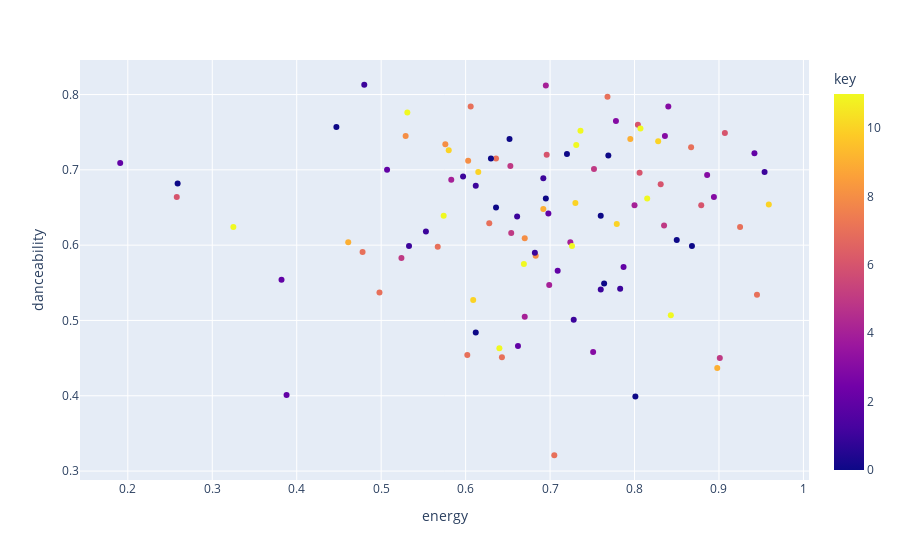

The notebook cell this image was saved under:
### Code cell
def generate_colors(num_colors):
    import random
    # Generate a list of colors with sufficient contrast
    colors = []
    for i in range(num_colors):
        r = random.randint(0, 255)
        g = random.randint(0, 255)
        b = random.randint(0, 255)
        color = f'rgb({r}, {g}, {b})'
        colors.append(color)
    return colors

hover_columns = ['name', 'artist', 'added_at', 'tempo', 'valence']
fig = px.scatter(most_recently_added, x="energy", y='danceability', color='key', color_discrete_sequence=px.colors.qualitative.Bold, hover_data=hover_columns)
fig.show()

### Figure 1 — Plotly figure (JSON) as saved in the notebook; plotly's stock layout.template omitted (floating-point values rounded to 4 significant figures; data arrays with more than 128 entries replaced by an {"elided": "..."} marker saying what was removed)
{"data": [{"customdata": {"elided": "100x5 mixed values"}, "hovertemplate": "energy=%{x}<br>danceability=%{y}<br>name=%{customdata[0]}<br>artist=%{customdata[1]}<br>added_at=%{customdata[2]}<br>tempo=%{customdata[3]}<br>valence=%{customdata[4]}<br>key=%{marker.color}<extra></extra>", "legendgroup": "", "marker": {"color": [3, 1, 11, 4, 1, 1, 7, 9, 0, 10, 4, 7, 1, 8, 4, 4, 0, 1, 11, 0, 3, 0, 7, 2, 10, 10, 0, 11, 4, 6, 4, 1, 7, 8, 8, 3, 2, 0, 11, 5, 5, 2, 7, 5, 11, 3, 6, 1, 6, 7, 9, 1, 11, 11, 2, 7, 7, 1, 11, 0, 1, 7, 2, 8, 7, 0, 2, 0, 3, 1, 10, 11, 0, 0, 10, 7, 1, 10, 2, 5, 6, 9, 8, 7, 11, 6, 3, 11, 6, 9, 5, 6, 2, 0, 0, 5, 10, 2, 0, 7], "coloraxis": "coloraxis", "symbol": "circle"}, "mode": "markers", "name": "", "orientation": "v", "showlegend": false, "type": "scatter", "x": [0.836, 0.48, 0.669, 0.67, 0.533, 0.553, 0.478, 0.692, 0.85, 0.779, 0.724, 0.606, 0.728, 0.576, 0.583, 0.8, 0.612, 0.612, 0.726, 0.447, 0.84, 0.801, 0.768, 0.507, 0.73, 0.609, 0.695, 0.731, 0.699, 0.831, 0.695, 0.954, 0.705, 0.683, 0.529, 0.778, 0.388, 0.764, 0.574, 0.835, 0.654, 0.787, 0.602, 0.524, 0.736, 0.894, 0.879, 0.783, 0.806, 0.628, 0.461, 0.682, 0.815, 0.64, 0.709, 0.925, 0.643, 0.597, 0.843, 0.652, 0.76, 0.636, 0.191, 0.67, 0.498, 0.63, 0.382, 0.259, 0.886, 0.692, 0.828, 0.531, 0.868, 0.72, 0.58, 0.945, 0.661, 0.615, 0.942, 0.653, 0.804, 0.795, 0.603, 0.567, 0.807, 0.258, 0.751, 0.325, 0.907, 0.898, 0.752, 0.696, 0.662, 0.636, 0.769, 0.901, 0.959, 0.698, 0.76, 0.867], "xaxis": "x", "y": [0.745, 0.813, 0.575, 0.505, 0.599, 0.618, 0.591, 0.648, 0.607, 0.628, 0.604, 0.784, 0.501, 0.734, 0.687, 0.653, 0.484, 0.679, 0.599, 0.757, 0.784, 0.399, 0.797, 0.7, 0.656, 0.527, 0.662, 0.733, 0.547, 0.681, 0.812, 0.697, 0.321, 0.586, 0.745, 0.765, 0.401, 0.549, 0.639, 0.626, 0.616, 0.571, 0.454, 0.583, 0.752, 0.664, 0.653, 0.542, 0.696, 0.629, 0.604, 0.59, 0.662, 0.463, 0.566, 0.624, 0.451, 0.691, 0.507, 0.741, 0.541, 0.715, 0.709, 0.609, 0.537, 0.715, 0.554, 0.682, 0.693, 0.689, 0.738, 0.776, 0.599, 0.721, 0.726, 0.534, 0.638, 0.697, 0.722, 0.705, 0.76, 0.741, 0.712, 0.598, 0.755, 0.664, 0.458, 0.624, 0.749, 0.437, 0.701, 0.72, 0.466, 0.65, 0.719, 0.45, 0.654, 0.642, 0.639, 0.73], "yaxis": "y"}], "layout": {"coloraxis": {"colorbar": {"title": {"text": "key"}}, "colorscale": [[0, "#0d0887"], [0.1111, "#46039f"], [0.2222, "#7201a8"], [0.3333, "#9c179e"], [0.4444, "#bd3786"], [0.5556, "#d8576b"], [0.6667, "#ed7953"], [0.7778, "#fb9f3a"], [0.8889, "#fdca26"], [1, "#f0f921"]]}, "legend": {"tracegroupgap": 0}, "margin": {"t": 60}, "xaxis": {"anchor": "y", "domain": [0, 1], "title": {"text": "energy"}}, "yaxis": {"anchor": "x", "domain": [0, 1], "title": {"text": "danceability"}}}}
